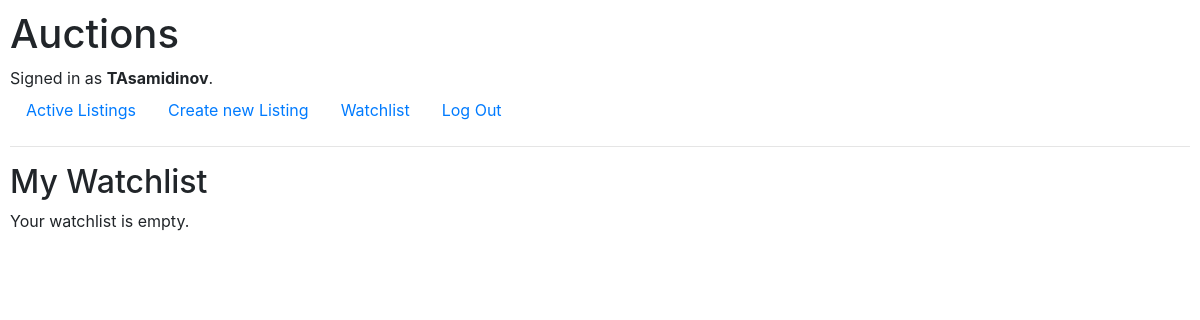
Page /watchlist (signed in) on the earlier database version.
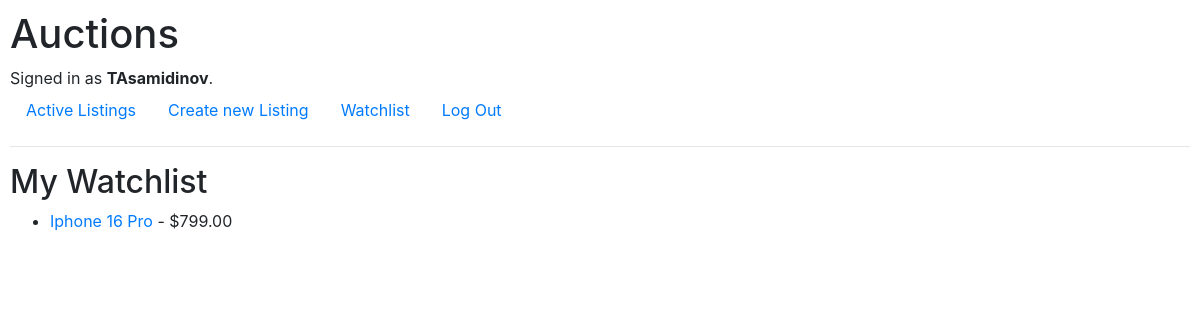
Same page on the later database version.
### auctions/models.py (models this page shows, shortened)
class User(AbstractUser):
    name = models.CharField(max_length=255, blank=True)
    surname = models.CharField(max_length=255, blank=True)
    email = models.EmailField(unique=True)
    phone_number = models.CharField(max_length=15, blank=True)
    address = models.TextField(blank=True)
    date_of_birth = models.DateField(null=True, blank=True)
    is_verified = models.BooleanField(default=False)
    watchlist = models.ManyToManyField('Listing', related_name='watchers', blank=True)

class Listing(models.Model):
    title = models.CharField(max_length=255)
    description = models.TextField()
    price = models.DecimalField(max_digits=10, decimal_places=2)
    created_at = models.DateTimeField(auto_now_add=True)
    updated_at = models.DateTimeField(auto_now=True)
    owner = models.ForeignKey(User, on_delete=models.CASCADE)
    category = models.CharField(max_length=50, blank=True)
    image_url = models.URLField(blank=True, null=True)
    is_active = models.BooleanField(default=True)

### auctions/views.py (the view)
# urls.py: path("watchlist", views.watchlist, name="watchlist"),
def watchlist(request):
    if request.user.is_authenticated:
        watchlist_items = request.user.watchlist.all()
        return render(request, "auctions/watchlist.html", {
            "watchlist": watchlist_items
        })
    else:
        return render(request, "auctions/login.html", {
            "message": "You must be logged in to view your watchlist."
        })

### auctions/templates/auctions/watchlist.html
{% extends "auctions/layout.html" %}
{% block body %}
    <h2>My Watchlist</h2>
    {% if watchlist %}
        <ul>
            {% for listing in watchlist %}
                <li>
                    <a href="{% url 'listing' listing.id %}">{{ listing.title }}</a> - ${{ listing.price }}
                </li>
            {% endfor %}
        </ul>
    {% else %}
        <p>Your watchlist is empty.</p>
    {% endif %}
{% endblock %}

### auctions/templates/auctions/layout.html (shortened to what this page needs)
{% load static %}
<!DOCTYPE html>
<html lang="en">
    <head>
        <link rel="stylesheet" href="https://stackpath.bootstrapcdn.com/bootstrap/4.4.1/css/bootstrap.min.css">
        <link href="{% static 'auctions/styles.css' %}" rel="stylesheet">
    </head>
    <body>
        <h1>Auctions</h1>
        <div>
            {% if user.is_authenticated %}
                Signed in as <strong>{{ user.username }}</strong>.
            {% else %}
                Not signed in.
            {% endif %}
        </div>
        <ul class="nav">
            <li class="nav-item">
                <a class="nav-link" href="{% url 'index' %}">Active Listings</a>
            </li>
            <li class="nav-item">
                <a class="nav-link" href="{% url 'new_listing' %}">Create new Listing</a>
            </li>
            <li class="nav-item">
                <a class="nav-link" href="{% url 'watchlist' %}">Watchlist</a>
            </li>
            {% if user.is_authenticated %}
                <li class="nav-item">
                    <a class="nav-link" href="{% url 'logout' %}">Log Out</a>
                </li>
            {% endif %}
        </ul>
        <hr>
        {% block body %}
        {% endblock %}
    </body>
</html>

### auctions/static/auctions/styles.css (style rules this page uses)
body { padding: 10px; }

Differences in the rows shown:
added Listing: title "Iphone 16 Pro", price "799.00"
Other differences:
text no longer shown: "Your watchlist is empty."
